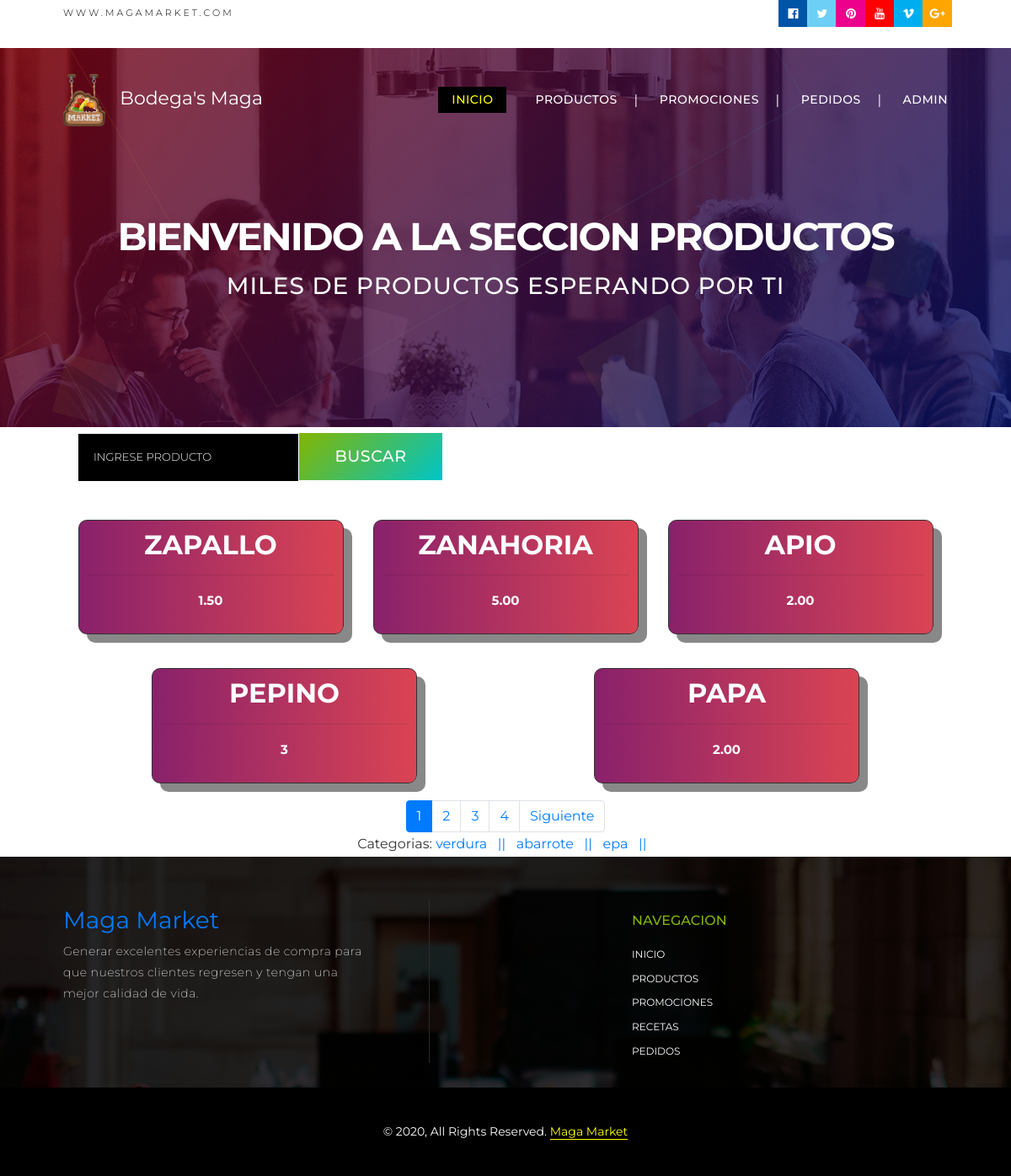
The page /producto/ on the database its author committed.
### Producto/models.py (models this page shows, shortened)
class Producto(models.Model):
    nombre = models.CharField(max_length=50)
    precio= models.CharField(max_length=40)
    categorias=models.ManyToManyField(Categoria)
    created=models.DateTimeField(auto_now_add=True)
    updated=models.DateTimeField(auto_now_add=True)
    class Meta:
        verbose_name='producto'
        verbose_name_plural='productos'

class Categoria(models.Model):
    nombre = models.CharField(max_length=50)
    created=models.DateTimeField(auto_now_add=True)
    updated=models.DateTimeField(auto_now_add=True)
    class Meta:
        verbose_name='categoria'
        verbose_name_plural='categorias'

### Producto/views.py (the view)
# urls.py: path('producto/',views.listaP, name="Productos"),
def listaP(request):
    productos = Producto.objects.all()
    formulario = SearchForm()
    categorias = Categoria.objects.all()
    page = request.GET.get('page',1)
    try:
        paginator = Paginator(productos,5)
        productos=paginator.page(page)
    except:
        raise Http404
    data ={
        'categorias':categorias,
        'productos':productos,
        'formulario':formulario,
        'paginator':paginator
        }
    return render(request,'producto/productoIndex.html',data)

### Producto/forms.py
class SearchForm(forms.Form):
    producto = forms.CharField(max_length=100)
    producto.widget.attrs.update({'placeholder': 'ingrese producto'})

### Producto/templates/producto/productoindex.html (shortened to what this page needs)
{% extends 'base.html' %}
{% load static %}
{% block content %}
<header class="banner">
    <div class="gradient"></div>
     <div class="container">
         <div class="row">
            <div class="col-sm-12 heading">
               <h1 data-aos="fade-right" data-aos-delay="300">Bienvenido a la seccion productos</h1>
               <h2 data-aos="fade-left" data-aos-delay="300">miles de productos esperando por ti </h2>
            </div>
         </div>
     </div>
</header>
<section class="Subscribe " data-aos="fade-up">
    <div class="container">
        <div class="col-lg-8 col-sm-6 col1">
            <form action="{% url 'Buscador' %}" method="POST">
            <div class="input-group">
                <table>
                    {{ formulario.as_table}}
                </table>
                <input class="btn btn-info" type="submit" value="BUSCAR">
            </div>
            </form>
        </div>
    </div>
</section>
<section class="container flex text-center">
    {% if productos %}
        {% for producto in productos %}
        <div class="columna fnaranja blanco ">
            <h2 class="bold mayuscula">{{producto.nombre}}</h2>
            <hr>
            <div class="lgrande mayuscula ">
                <p>{{producto.precio}}</p>
            </div>
        </div>
        {% endfor %}
    {% else%}
        <h1 class="lgrande text-center">No hay productos</h1>
    {% endif %}
</section>
{% include 'producto/paginator.html' %}
<section>
    <div style="width:80%;  margin:auto; text-align:center; color:#333;">
        Categorias:
            {% for categoria in categorias %}
                <a href="{% url 'Categoria' categoria.id %}">{{categoria.nombre}} &nbsp; || &nbsp;</a>
            {% endfor %}
    </div>
</section>
{% endblock content %}

### BasePage/templates/base.html (shortened to what this page needs)
<!doctype html>
<html lang="en">
  <head>
    <link rel="stylesheet" href="https://maxcdn.bootstrapcdn.com/bootstrap/4.0.0/css/bootstrap.min.css">
    <link href="https://cdnjs.cloudflare.com/ajax/libs/font-awesome/4.7.0/css/font-awesome.css" rel="stylesheet">
    <link rel="stylesheet" href="https://cdnjs.cloudflare.com/ajax/libs/ekko-lightbox/5.3.0/ekko-lightbox.css">
    {% load static %}
    <link rel="stylesheet" href="{% static 'css/main.css' %}">
    <link rel="stylesheet" href="{% static 'css/animate.css' %}">
    <link rel="stylesheet" href="{% static 'css/mio.css' %}">
  </head>
  <body>
{% block nav %}
  {% include 'nav.html' %}
{% endblock nav %}
{% block content %}
{% endblock content %}
{% block footer %}
  {% include 'footer.html' %}
{% endblock footer %}
  </body>
</html>

### BasePage/templates/nav.html (shortened to what this page needs)
  {% load static %}
  <div class="top-container">
    <div class="container">
        <div class="row">
            <div class="col-sm-6 col-5 col1">
                <h5>www.magamarket.com</h5>
            </div>
            <div class="col-sm-6 col-7 col2">
                <div class="row">
                   <div class="col-sm-12">
                      <a href="#"><i class="fa fa-facebook-official" aria-hidden="true"></i></a>
                      <a href="#"><i class="fa fa-twitter" aria-hidden="true"></i></a>
                      <a href="#"><i class="fa fa-pinterest" aria-hidden="true"></i></a>
                      <a href="#"><i class="fa fa-youtube" aria-hidden="true"></i></a>
                      <a href="#"><i class="fa fa-vimeo" aria-hidden="true"></i></a>
                      <a href="#"><i class="fa fa-google-plus" aria-hidden="true"></i></a>
                   </div>
                </div>
            </div>
        </div>
    </div>
   </div>
  <nav id="myHeader" class="header navbar navbar-expand-lg navbar-dark">
    <div class="container">
      <a class="navbar-brand" href="index.html"><img src="{% static 'images/logo1.png' %}" style="width: 50px;" alt="logo"> &nbsp; Bodega's Maga</a>
      <div class="collapse navbar-collapse" id="navbarResponsive">
        <ul class="navbar-nav ml-auto">
          <li class="nav-item active">
            <a class="nav-link" href="{% url 'Inicio' %}">Inicio
            </a>
          </li>
          <li class="nav-item">
            <a class="nav-link" href="{% url 'Productos' %}">productos</a>
          </li>
          <li class="nav-item">
            <a class="nav-link" href="{% url 'Inicio' %}">promociones</a>
          </li>
          <li class="nav-item">
            <a class="nav-link" href="{% url 'Pedidos' %}">Pedidos</a>
          </li>
          <li class="nav-item">
            <a class="nav-link" href="/admin/">Admin</a>
          </li>
        </ul>
      </div>
    </div>
  </nav>

### Producto/templates/producto/paginator.html (shortened to what this page needs)
{% if paginator.num_pages > 1%}
<div class="d-flex justify-content-center">
    <ul class="pagination">
        {% for page in paginator.page_range %}
            {% if page < 7 or page == productos.number %}
            <li class="page-item {% if page == productos.number %}active{% endif %}">
                <a class="page-link" href="?page={{ page }}#pagtable">{{ page }}</a>
            </li>
            {% endif %}
        {% endfor %}
        {% if productos.has_next %}
            <li class="page-item d-none d-sm-block">
                <a class="page-link" href="?page={{ productos.next_page_number }}#pagtable">Siguiente</a>
            </li>
        {% endif %}
    </ul>
</div>
{% endif %}

### BasePage/templates/footer.html
<footer class="page-footer">
    <div class="gradient"></div>
      <div class="container text-center text-md-left">
        <div class="row">
          <div class="col-lg-5 col-md-12 col-12 content">
            <a href="index.html" style = " font-size : 28px; margin: auto ;">Maga Market</a>
            <p>Generar excelentes experiencias de compra para que nuestros clientes regresen y tengan una mejor calidad de vida.</p>
          </div>
          <div class="col-lg-2 col-md-4 mx-auto">
            <h5 class="mt-3 mb-3">Navegacion </h5>
            <ul class="list-unstyled">
              <li>
                <a href="{% url 'Inicio' %}">INICIO</a>
              </li>
              <li>
                <a href="{% url 'Productos' %}">Productos</a>
              </li>
              <li>
                <a href="{% url 'Inicio' %}">Promociones</a>
              </li>
              <li>
                <a href="{% url 'Inicio' %}">Recetas</a>
              </li>
              <li>
                <a href="{% url 'Pedidos' %}">Pedidos</a>
              </li>
            </ul>
          </div>
        </div>
      </div>
      <br/>
      <div class="footer-copyright text-center">
         <p>© 2020, All Rights Reserved. <a href="">Maga Market</a> </p>
      </div>
  </footer>

### BasePage/static/css/mio.css (style rules this page uses)
.bold { font-weight: bold; }
.container { margin: 0 auto; width: 90%; }
.flex { display: flex; flex-wrap: wrap; }
.text-center { text-align: center; }
.columna { background: #DA4453; background: -webkit-linear-gradient(to right, rgba(146, 37, 105,0.5), rgba(201, 60, 88,0.5)); background: linear-gradient(to right, #89216B, #DA4453); color: #fff; border: 1px solid #333; margin: 20px auto ; padding: 10px; border-radius: 10px; box-shadow: 10px 10px #888; width: 30%; box-sizing: border-box; height: auto; }
.mayuscula { text-transform: uppercase; }
.lgrande { font-weight: bold; font-size: 15px; }

### rows shown on the page
Producto: nombre "ZAPALLO", precio "1.50"
Producto: nombre "ZANAHORIA", precio "5.00"
Producto: nombre "APIO", precio "2.00"
Producto: nombre "PEPINO", precio "3"
Producto: nombre "PAPA", precio "2.00"
Categoria: nombre "verdura"
Categoria: nombre "abarrote"
Categoria: nombre "epa"

### other values the page prints
{{ page }} "1" "2" "3" "4"
